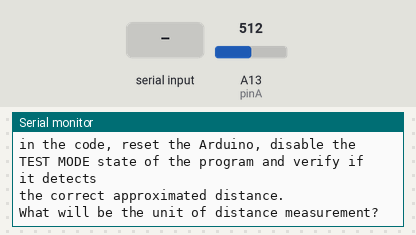
Bench run of a sketch on a simulated Arduino Mega 2560, built with avr-gcc and run on an emulated ATmega2560. On the bench: the last lines printed to the serial monitor. The test bench sets the inputs (shaded band); at power-on: A13 (pinA) = 512.

Above: at 1.8 s.
1.9 s: "yes\n" received over Serial
At 3.0 s:
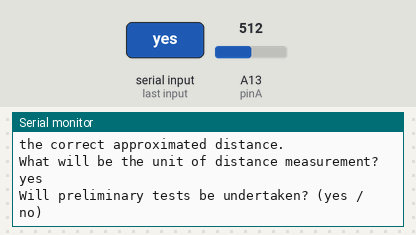
3.4 s: "no\n" received over Serial
At 8.7 s:
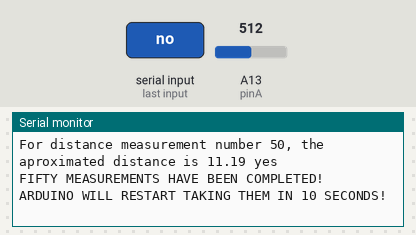
Timing chart, 0 to 10.2 s (numbered marks = the images above; inputs shaded):
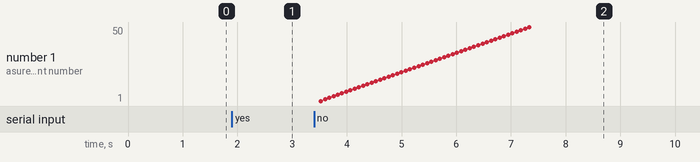

Measured:
- after the input at 1.9 s, the serial monitor: prints a new line at once (image 1)
- after the input at 3.4 s, the serial monitor: prints a new line at once (image 2)

The sketch:

7_LDR.ino
```cpp
#define pinA A13

const int nIterations = 1136;
const int nTests = 10;


//const double L = 500;
//const double k = 0.00000005670;
//const double R = 10000;

void setup() {
  Serial.begin(9600);
  Serial.println("PHOTORESISTOR - DISTANCE PROGRAM");
  Serial.println("This program will try to approximate the distance a light source with a photoresistor.\n");
  Serial.println("USAGE: In order to properly use this program the user must first decide on the units of measurements ");
  Serial.println("for the distance of the light source and enable the TEST MODE of itself. After these two steps have ");
  Serial.println("been accomplished, the user will then aid the program on acquiring certain measurements of which he ");
  Serial.println("or she must then use to create a spline-related equation. Lastly, the user will input this equation ");
  Serial.println("in the code, reset the Arduino, disable the TEST MODE state of the program and verify if it detects ");
  Serial.print("the correct approximated distance.\n\n");
}
/*
 * Function which serves as the 'main' of this porgram, it will ask the user two (2) questions with the aid of the Serial Monitor. The
 * first one is associate with the unit of length meassurement, and the other to that of the undertaking of the tests to obtain the values
 * for the construction of the equation of the line.
 */
void loop() {
  static bool answered = false;
  static bool testEnable = false;
  static String unit = "";
  if(answered == false){
    Serial.println("What will be the unit of distance measurement?");
    do{
      if(Serial.available() > 0){
        unit = Serial.readStringUntil('\n');
        Serial.flush();
        break;
      }
    }while(1);
    Serial.println(unit);
    Serial.println("Will preliminary tests be undertaken? (yes / no)");
    do{
      if(Serial.available() > 0){
        String tmp = Serial.readStringUntil('\n');
        if(tmp.equals("yes")){
          testEnable = true;
          Serial.println(tmp);
          Serial.flush();
          break;
        }
        else if(tmp.equals("no")){
          Serial.println(tmp);
          Serial.flush();
          break;
        }
        Serial.println("Wrong input! Try again!");
      }
    }while(1);
  }
  answered = true;
  doTests(unit,testEnable);
}
/*
 * Function to accomplish the brunt of functionality that is tasked throughout this experiment. As such, it serves two (2) purposes:
 * 1. If testEnable equals true, then the program will ask for ten (10) different measurements related to the position of the light source, all of which will be outputed on the screen
 * for the user to compile into a graph and its associated equation of the line. It should be noted that the program will go into the
 * power sleep mode state. In other words, the Arduino must be reset.
 * 2. If testEnable equals false, the program will calculate the position of a light source in intervals of fifty (50) meassurements, divided from one another with a delay of 10 seconds.
 * In this case, the program will run indifinitely.
 */
void doTests(String unit, bool testEnable){
  if(testEnable == true){
    double analogInputAvgs[nTests];
    Serial.println("TEST MODE ENABLED: The Arduino will take ten (10) samples for the magnitude of the average of the input obtained from analogRead(...).\n");
    for(int i = 0; i < nTests; i++){
      Serial.print("SAMPLE ");
      Serial.print(i+1);
      Serial.print(" IN 20 SECONDS! POSITION THE LIGHT SOURCE AT ");
      Serial.print(10*(i+1));
      Serial.print(" ");
      Serial.print(unit);
      Serial.println(" DISTANCE FROM THE PHOTORESISTOR...");
      delay(20000);
      Serial.print("TEST HAS STARTED!... ");
      analogInputAvgs[i] = getAnalogInputAvg();
      Serial.println("TEST HAS COMPLETED!");
    }
    Serial.println("\nTESTS COMPLETED! PLEASE MAKE A NOTE OF THE OBTAINED VALUES SO AS TO CALCULATE THE EQUATION OF THE GRAPH!The results are as follows: ");
    for(int i = 0; i < nTests; i++){
      Serial.print(i+1);
      Serial.print(". ");
      Serial.println(analogInputAvgs[i]);
    }
    Serial.print("\n\n\nARDUINO WILL GO TO POWER DOWN SLEEP MODE! IF WANT TO START THE PROGRAM AGAIN, RESET THE DEVICE.");
    powerDownSleep();
  }
  else{
    static unsigned long int i = 0;
    if( i == 0){
      Serial.println("TEST MODE DISABLED: The Arduino will try to approximate the distance of the light source from the photoresistor.");
    }
    Serial.print("For distance measurement number ");
    Serial.print(i+1);
    Serial.print(", the aproximated distance is ");
    Serial.print(getAproxDistance((double)analogRead(pinA)));
    Serial.print(" ");
    Serial.println(unit);
    i++;
    if(i % 50 == 0){
      Serial.println("\n\n\nFIFTY MEASUREMENTS HAVE BEEN COMPLETED! ARDUINO WILL RESTART TAKING THEM IN 10 SECONDS!\n");
      delay(10000);
      i = 0;
    }
  }
}
/*
 * The getAnalogInputAvg() calculates the average of the sum of the analogReads of pin A13. This value is to be associated
 * with the approximated distance.
 */
double getAnalogInputAvg(){
  long int sum = 0;
  for(int i = 0; i < nIterations; i++){
    sum = sum + analogRead(pinA);
  }
  return ((double)sum)/((double)nIterations);
}
/*
 * The function getAproxDistance(...) tackles with the equation of the graph that is used to approximate the various
 * distances of the light source. Furthermore, as a parameter, it has aRead which is the same as the value obtained
 * from pin A13.
 */
double getAproxDistance(double aRead){
  return 709*pow(aRead,-0.665);
}
/*
 * The following function, when called, makes the program enter some form of power down sleep sate.
 */
void powerDownSleep(){
  while(1){};
}

/*
void loop(){
  for(int i = 0; i < nIterations; i++){
    double voltageA13 = analogRead(A13)*(5.0/1024);
    double a13Temp = (900/5)*(voltageA13-0.5);
    double lux = k*pow(a13Temp,4);
    //double lux = 500*(5.0/voltageA13 - 1)/R;
    double distance = sqrt(L/(4*PI*lux))*100;
    sumDistances = sumDistances + distance;
  }
  Serial.println(sumDistances/((double)nIterations));
  delay(5000);
}
*/
```
